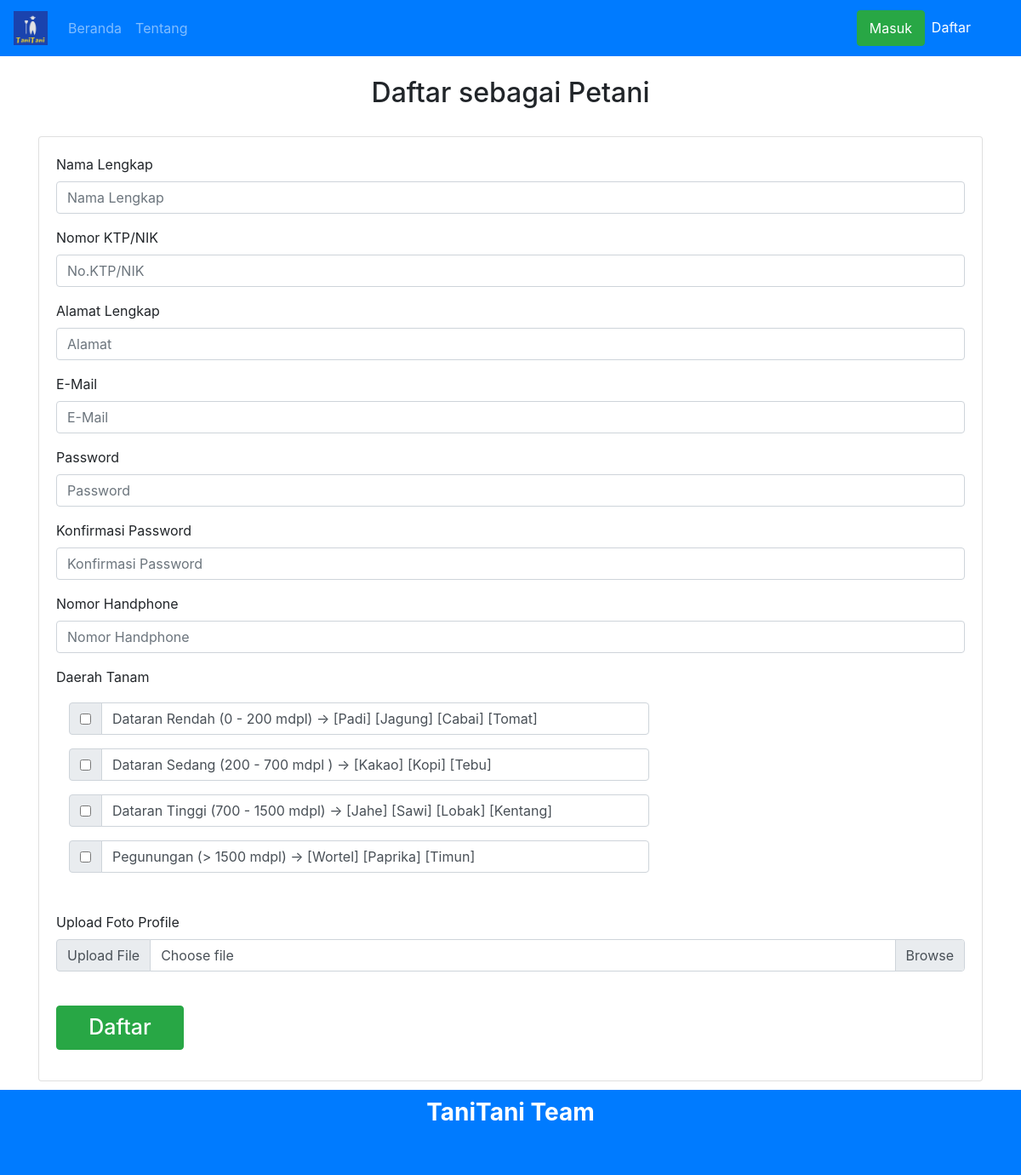
The page /daftar-petani.php on the database its author committed.
### tables this page shows
CREATE TABLE `tempat_tanam` (
  `id_tempattanam` int(10) NOT NULL,
  `nama_tempattanam` varchar(50) NOT NULL,
  `ketinggian` varchar(20) NOT NULL
);

CREATE TABLE `tanaman` (
  `id_tanaman` int(10) NOT NULL,
  `nama_tanaman` varchar(50) NOT NULL,
  `lama_tumbuh` int(50) NOT NULL,
  `harga_pasar` int(10) NOT NULL,
  `id_tempattanam` int(10) NOT NULL,
  `foto_tanaman` varchar(100) NOT NULL
);

### daftar-petani.php (the view, shortened to what this page needs)
<?php
include 'koneksi.php';
?>
<!DOCTYPE html>
<html lang="en">
<head>
    <link rel="stylesheet" href="bootstrap/css/bootstrap.css">
    <link rel="stylesheet" href="bootstrap/css/bootstrap-grid.css">
    <link rel="stylesheet" href="bootstrap/css/bootstrap-reboot.css">
    <link rel="stylesheet" href="bootstrap/style.css">
</head>
<body>
    <div class="navbar navbar-dark bg-primary navbar-expand expand-lg">
        <a href="#" class="navbar-brand">
            <img src="asset/logo.PNG" alt="" height="40px" width="40px">
        </a>
        <div class="collapse navbar-collapse" id="navbarNavDropdown">
            <ul class="navbar-nav">
              <li class="nav-item">
                <a class="nav-link" href="index.php">Beranda <span class="sr-only">(current)</span></a>
              </li>
              <li class="nav-item">
                <a class="nav-link" href="index.php#tanitani">Tentang</a>
              </li>
            </ul>
            <ul class="navbar-nav" style="margin-left: 70%">
                <li class="nav-item dropdown">
                    <a class="nav-link dropdown-toggle btn btn-success" href="#" id="navbarDropdownMenuLink"
                    data-toggle="dropdown" aria-haspopup="true" aria-expanded="false" style="color: white; width: 80px;">
                    Masuk
                    </a>
                </li>
                <li class="nav-item active">
                    <a href="daftar.html" class="nav-link">Daftar</a>
                </li>
            </ul>
          </div>
    </div><br>
    <div class="container">
        <h2 class="text-center">Daftar sebagai Petani</h2><br>
        <div class="card">
            <div class="card-body">
                <form method="post" action="" enctype="multipart/form-data">
                    <div class="form-group">
                    <label>Nama Lengkap</label>
                    <input type="text" name="nama" id="" class="form-control" placeholder="Nama Lengkap" aria-describedby="helpId">
                    </div>
                    <div class="form-group">
                    <label>Nomor KTP/NIK</label>
                    <input type="text" name="nik" id="" class="form-control" placeholder="No.KTP/NIK" aria-describedby="helpId">
                    </div>
                    <div class="form-group">
                    <label>Alamat Lengkap</label>
                    <input type="text" name="alamat" id="" class="form-control" placeholder="Alamat" aria-describedby="helpId">
                    </div>
                    <div class="form-group">
                    <label>E-Mail</label>
                    <input type="email" name="email" id="" class="form-control" placeholder="E-Mail" aria-describedby="helpId">
                    </div>
                    <div class="form-group">
                    <label>Password</label>
                    <input type="password" name="password" id="" class="form-control" placeholder="Password" aria-describedby="helpId">
                    </div>
                    <div class="form-group">
                    <label>Konfirmasi Password</label>
                    <input type="password" name="password1" id="" class="form-control" placeholder="Konfirmasi Password" aria-describedby="helpId">
                    </div>
                    <div class="form-group">
                    <label>Nomor Handphone</label>
                    <input type="text" name="hp" id="" class="form-control" placeholder="Nomor Handphone" aria-describedby="helpId">
                    </div>
                    <div class="form-group">
                    <label>Daerah Tanam</label>
                    <div class="row">
                        <div class="col-md-8">
                        <?php
                        $perintah= $koneksi->query("SELECT * FROM tempat_tanam");
                        while($baris= $perintah->fetch_assoc()){
                            $perintah1= $koneksi->query("SELECT * FROM tanaman WHERE id_tempattanam='$baris[id_tempattanam]'");
                        ?>
                            <div class="input-group mb-3">
                                <div class="input-group-prepend">
                                  <div class="input-group-text">
                                    <input type="checkbox" value="<?php echo $baris['id_tempattanam'] ?>" name="daerah[]" aria-label="Checkbox for following text input">
                                  </div>
                                </div>
                                <label class="form-control"><?php echo $baris['nama_tempattanam']," (",$baris['ketinggian'],") -> ";
                                while($baris1= $perintah1->fetch_assoc()){
                                    echo "[",$baris1['nama_tanaman'],"] ";
                                    }
                                ?></label>
                            </div><?php } ?>
                        </div>
                    </div>
                    </div>
                    <div class="form-group">
                        <label>Upload Foto Profile</label>
                        <div class="input-group mb-3">
                            <div class="input-group-prepend">
                              <span class="input-group-text">Upload File</span>
                            </div>
                            <div class="custom-file">
                              <label class="custom-file-label" for="inputGroupFile01">Choose file</label>
                            </div>
                          </div>
                    </div><br>
                    <div class="form-group">
                        <input type="submit" class="btn btn-success" name="Daftar" value="Daftar" style="width: 150px;font-size: 25px;font-weight: 500;">
                    </div>
                </form>
            </div>
        </div>
    </div>
    <footer>
      <div class="footer">
        <div class="container">
          <div class="row">
            <div class="col-md-4 offset-md-4" style="margin-top:10px">
              <h3 class="text-center">
              <b>TaniTani Team
              </h3>
            </div>
          </div>
        </div>
      </div>
    </footer>
</body>
</html>

### rows shown on the page
tempat_tanam: nama_tempattanam "Dataran Rendah", ketinggian "0 - 200 mdpl"
tanaman: nama_tanaman "Padi"
tanaman: nama_tanaman "Jagung"
tanaman: nama_tanaman "Cabai"
tanaman: nama_tanaman "Tomat"
tempat_tanam: nama_tempattanam "Dataran Sedang", ketinggian "200 - 700 mdpl"
tanaman: nama_tanaman "Kakao"
tanaman: nama_tanaman "Kopi"
tanaman: nama_tanaman "Tebu"
tempat_tanam: nama_tempattanam "Dataran Tinggi", ketinggian "700 - 1500 mdpl"
tanaman: nama_tanaman "Jahe"
tanaman: nama_tanaman "Sawi"
tanaman: nama_tanaman "Lobak"
tanaman: nama_tanaman "Kentang"
tempat_tanam: nama_tempattanam "Pegunungan", ketinggian "> 1500 mdpl"
tanaman: nama_tanaman "Wortel"
tanaman: nama_tanaman "Paprika"
tanaman: nama_tanaman "Timun"
